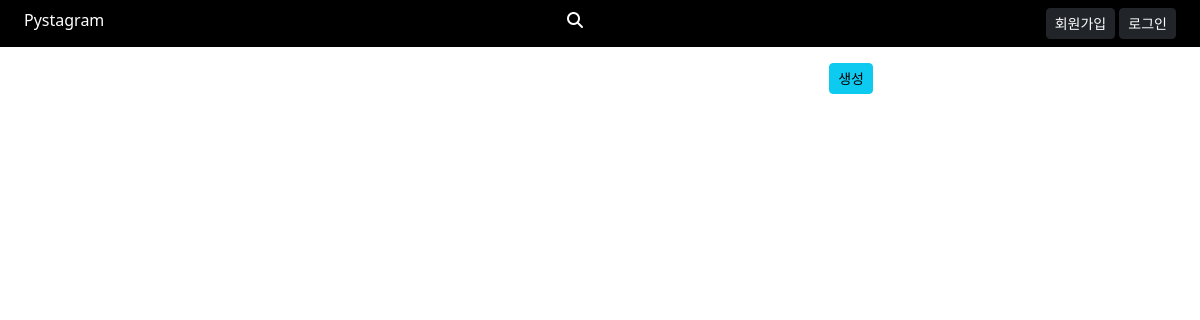
/, run on an earlier commit of the app's database.
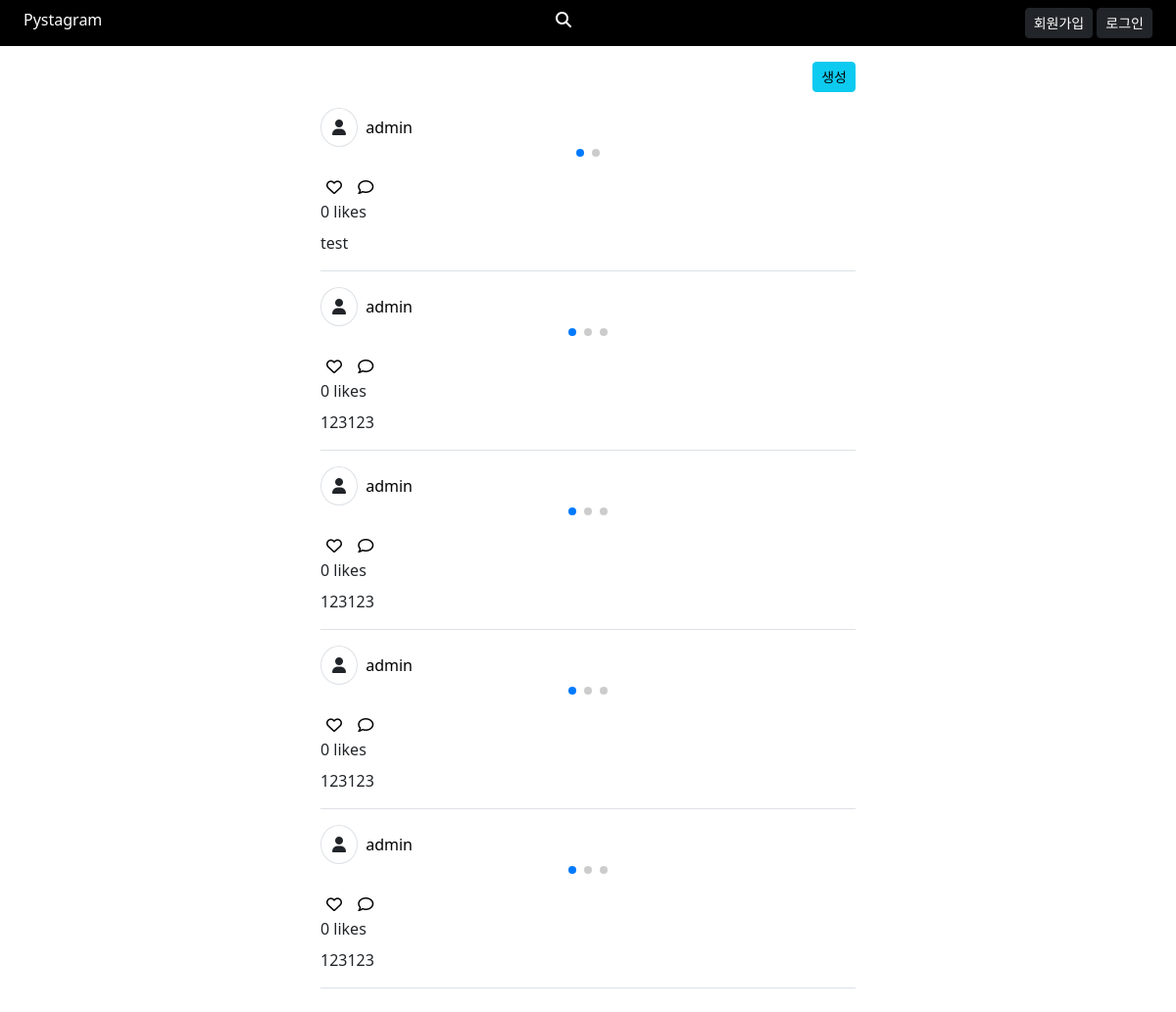
And on a later commit of the database.
### post/models.py (models this page shows, shortened)
class Post(TimestampModel):
    content = models.TextField('본문')
    user = models.ForeignKey(User, on_delete=models.CASCADE)
    class Meta:
        verbose_name = '포스트'
        verbose_name_plural = '포스트 목록'

### member/models.py (models this page shows, shortened)
class User(AbstractBaseUser): # password, last_login 지원, user은 여러가지 기능이 있어서 따로 만들어줘야 한다
    email = models.EmailField(
        verbose_name = 'email',
        unique = True
    )
    is_active = models.BooleanField(default = False) # 활성화가 되어 있으면 로그인이 안된다
    is_admin = models.BooleanField(default = False)
    nickname = models.CharField('nickname', max_length=20, unique=True)
    following = models.ManyToManyField(
        'self', symmetrical=False, related_name='followers',
        through='UserFollowing', through_fields=('from_user', 'to_user') # 두 테이블 참조할때 사용 하며 (내가 첫번째, 참조 하는거)
    )
    objects = UserManager()
    USERNAME_FIELD = 'email' # 이 설정으로 유저이름이 이메일 형식으로 된다 계정 만들때 이메일로 유저 네임 대신
    EMAIL_FIELD = 'email'
    REQUIRED_FIELDS = []
    class Meta:
        verbose_name = '유저'
        verbose_name_plural = f'{verbose_name} 목록'

### post/views.py (the view)
# urls.py: path('', post_views.PostListView.as_view(), name='main'),
class PostListView(ListView):
    queryset = Post.objects.all().select_related('user').prefetch_related('images','comments', 'likes')
    template_name = 'post/list.html'
    paginate_by = 5
    ordering = ('-created_at',)
    def get_context_data(self, *args, **kwargs): # html 쪽으로 던져주는 부분
        data = super().get_context_data(*args, **kwargs) # super() -> 부모 클래스의 .뒤에 내용 실행
        data['comment_form'] = CommentForm()
        return data

### post/templatetags/custom_tag.py (called while the page is built)
@register.simple_tag()
def add_like_class(user, likes):
    for like_obj in likes:
        if like_obj.user == user:
            return ' text-danger'
    return ''

### templates/post/list.html (shortened to what this page needs)
{% extends 'base.html' %}
{% load static %}
{% load custom_tag %}
{% block style %}
  <link rel="stylesheet" href="https://cdn.jsdelivr.net/npm/swiper@11/swiper-bundle.min.css"/>
{% endblock %}
{% block content %}
  <div class="row">
  <div class="text-end ol-10 offset-1 col-lg-6 offset-lg-3">
      <a class="btn btn-sm btn-info" href="{% url 'create' %}">생성</a>
  </div>
    <div class="col-10 offset-1 col-lg-6 offset-lg-3 infinite-container">
      {% for post in object_list %}
        <div class="border-bottom my-4 pb-2 infinite-item">
          <div class="mb-2">
            <span class="p-2 border rounded-circle me-2">
              <i class="fa-solid fa-user" style="width: 16px; padding-left: 3px;"></i>
            </span>
          <a href="{% url 'profile:detail' post.user.nickname %}" class="text-decoration-none text-black">
            {{ post.user.nickname }}
          </a>
          </div>
          <div class="swiper" style="max-height: 500px;">
            <div class="border-1 swiper-wrapper">
              {% for post_image in post.images.all %}
                <div class="swiper-slide">
                </div>
              {% endfor %}
            </div>
            <div class="swiper-pagination"></div>
          </div>
          <div class="mt-1">
            <button class="border-0 bg-transparent rounded-3 like-btn{% add_like_class request.user post.likes.all %}" data-post-pk="{{ post.pk }}">
              <i class="fa-regular fa-heart"></i>
            </button>
            <button class="add-comment border-0 bg-transparent rounded-3">
              <i class="fa-regular fa-comment"></i>
            </button>
          </div>
          <div>
            {{ post.likes.count }} likes
          </div>
          <div class="my-2">
            {{ post.content | linebreaksbr }}
          </div>
        </div>
      {% endfor %}
    </div>
  </div>
{% endblock %}

### templates/base.html (shortened to what this page needs)
{% load static %}
<!DOCTYPE html>
<html lang="en">
<head>
  <link rel="stylesheet" href="{% static 'css/bootstrap.css' %}">
  <link href="{% static 'font-awesome/css/fontawesome.css' %}" rel="stylesheet" />
  <link href="{% static 'font-awesome/css/brands.css' %}" rel="stylesheet" />
  <link href="{% static 'font-awesome/css/solid.css' %}" rel="stylesheet" />
  <link href="{% static 'css/style.css' %}" rel="stylesheet" />
  <link rel="stylesheet" href="https://cdnjs.cloudflare.com/ajax/libs/font-awesome/6.5.1/css/all.min.css"
/>
  {% block style %}{% endblock %}
</head>
<body>
<nav class="d-flex justify-content-between py-2 px-4 bg-black text-white">
  <div>
    <a href="{% url 'main' %}" class="text-decoration-none text-white">Pystagram</a>
  </div>
  <div>
    <a href="{% url 'search' %}">
      <i class="fa-solid fa-magnifying-glass text-white"></i>
    </a>
  </div>
  <div class="text-end">
    {% if request.user.is_authenticated %}
      {{ request.user.nickname }}
      <form action="{% url 'logout' %}" method="post" class="d-inline ms-2">
        {% csrf_token %}
        <button class="btn btn-dark btn-sm">로그아웃</button>
      </form>
    {% else %}
      <a class="btn btn-dark btn-sm" href="{% url 'signup' %}">회원가입</a>
      <a class="btn btn-dark btn-sm" href="{% url 'login' %}">로그인</a>
    {% endif %}
  </div>
</nav>
<div class="container pt-3">
  {% block content %}{% endblock %}
</div>
</body>
</html>

What changed in the data, as far as the page shows it:
added Post: user.nickname "admin", likes.count "0", content "test"
added Post: user.nickname "admin", likes.count "0", content "123123"
added Post: user.nickname "admin", likes.count "0", content "123123"
added Post: user.nickname "admin", likes.count "0", content "123123"
added Post: user.nickname "admin", likes.count "0", content "123123"
